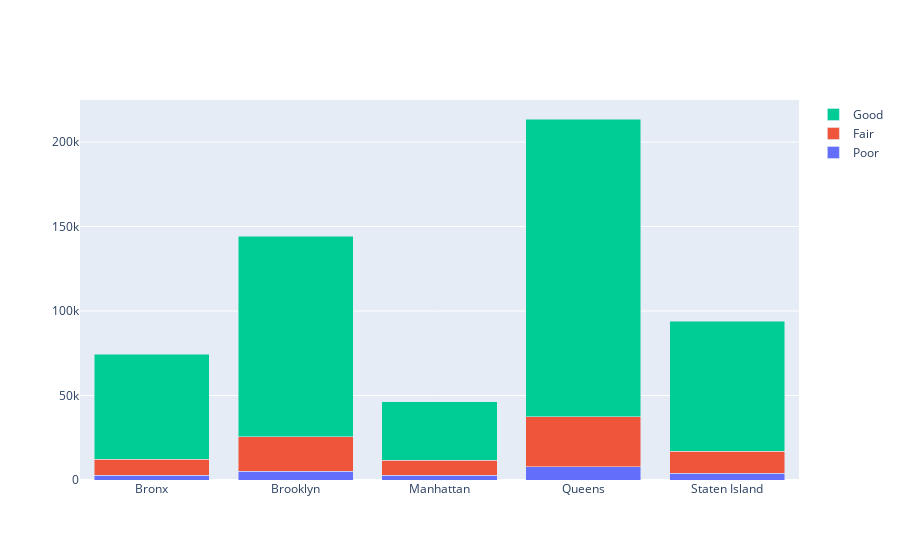

The notebook cell saved with this chart:
### Markdown cell above
<br>
<br>

Now we're ready to feed the above dataframe into the Plotly **Bar** object. However, to create a stacked bar chart, we need to feed the data into plotly as seperate dataframes for each group. Below we filter the data by the health condition and create 3 seperate Bar objects within the Figure, and specify the *barmode* argument as **stack**.

### Code cell
fig = go.Figure(
    data=[
        go.Bar(name='Poor',
               x=boro_health['boroname'].loc[boro_health['health']=='Poor'], 
               y=boro_health['count'].loc[boro_health['health']=='Poor']),
        go.Bar(name='Fair',
               x=boro_health['boroname'].loc[boro_health['health']=='Fair'], 
               y=boro_health['count'].loc[boro_health['health']=='Fair']),
        go.Bar(name='Good',
               x=boro_health['boroname'].loc[boro_health['health']=='Good'], 
               y=boro_health['count'].loc[boro_health['health']=='Good'])
])

fig.update_layout(barmode='stack')

fig.show(
    config= {'displaylogo': False, 
             'displayModeBar': False}
)

### Figure 1 — Plotly figure (JSON) as saved in the notebook; plotly's stock layout.template omitted (floating-point values rounded to 4 significant figures)
{"data": [{"name": "Poor", "type": "bar", "x": ["Bronx", "Brooklyn", "Manhattan", "Queens", "Staten Island"], "y": [2774, 5307, 2831, 7957, 3908]}, {"name": "Fair", "type": "bar", "x": ["Bronx", "Brooklyn", "Manhattan", "Queens", "Staten Island"], "y": [9587, 20298, 8801, 29324, 13215]}, {"name": "Good", "type": "bar", "x": ["Bronx", "Brooklyn", "Manhattan", "Queens", "Staten Island"], "y": [61985, 118480, 34684, 176324, 76799]}], "layout": {"autosize": true, "barmode": "stack", "xaxis": {"autorange": true, "range": [-0.5, 4.5], "type": "category"}, "yaxis": {"autorange": true, "range": [0, 224800.0], "type": "linear"}}}
